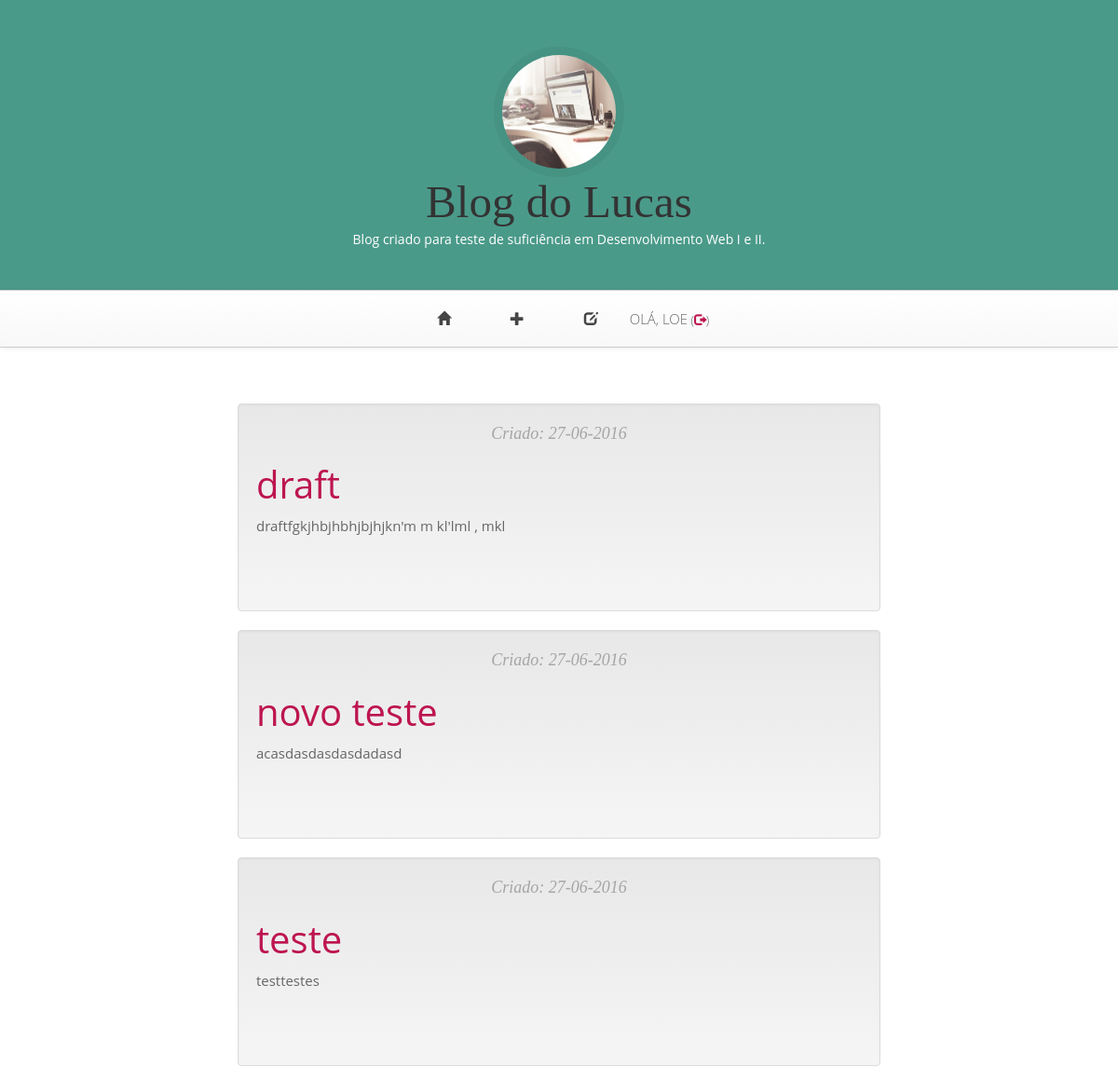
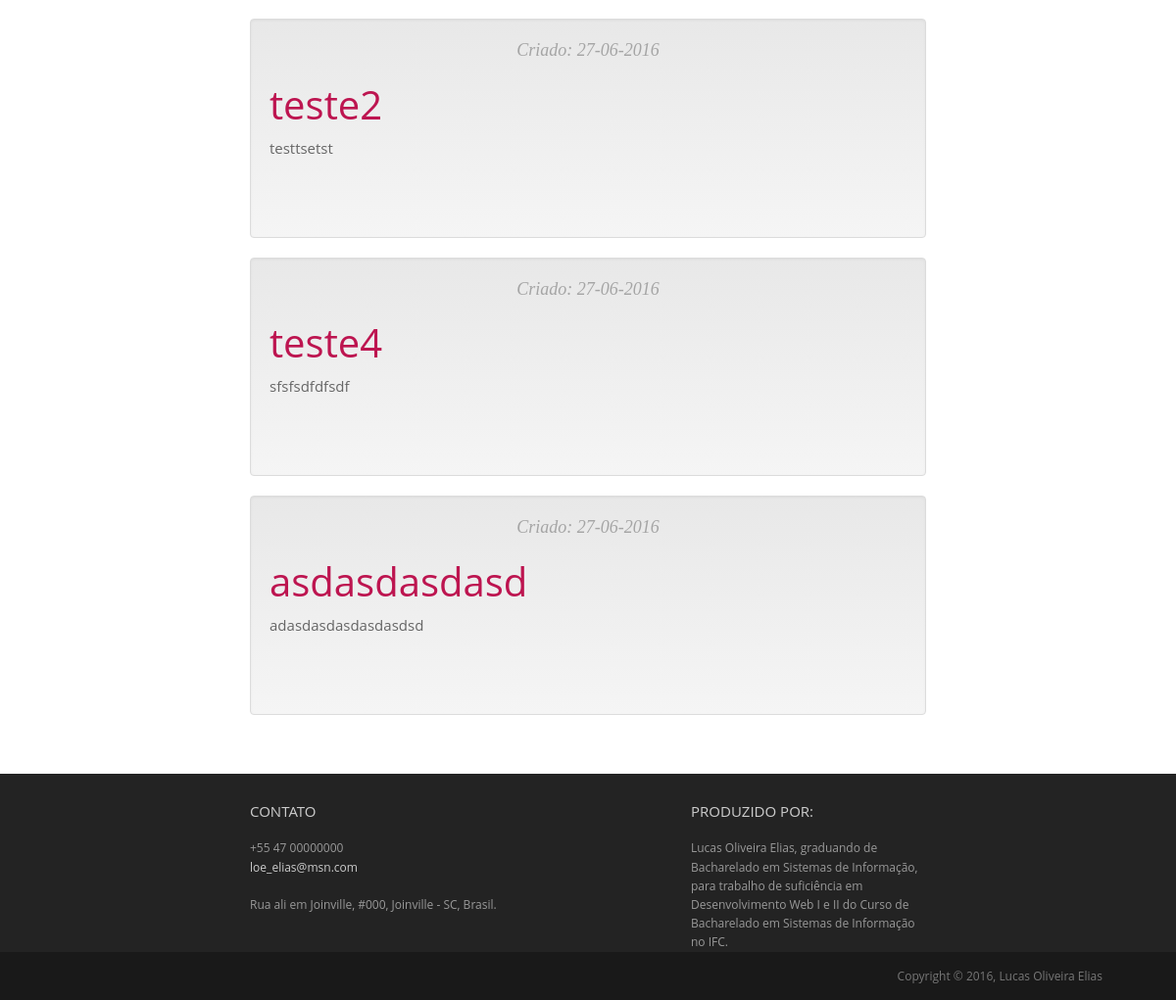
/drafts/ (signed in), run on an earlier commit of the app's database (2 pictures, top to bottom).
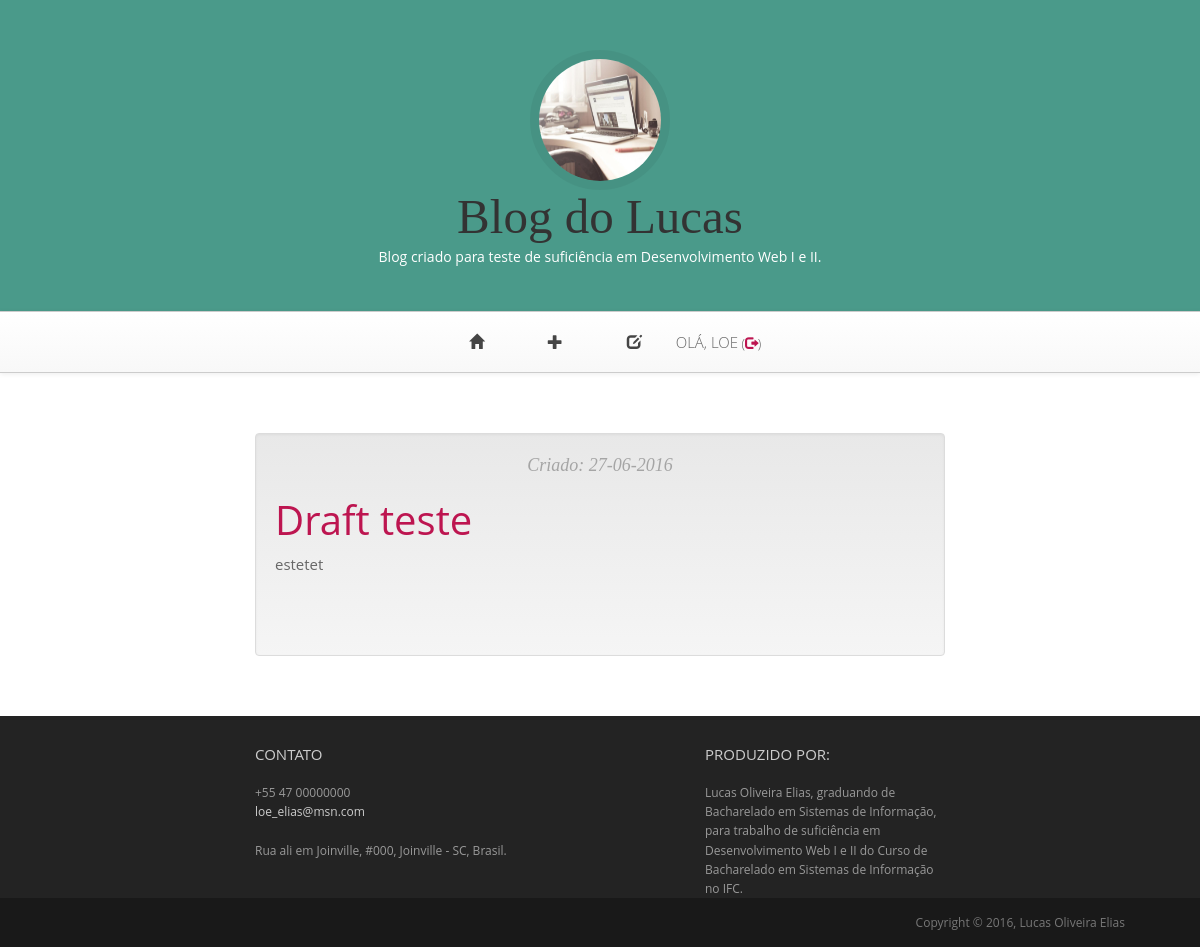
And on a later commit of the database.
### blog/models/postagens.py (models this page shows, shortened)
class Post(models.Model):
    autor = models.ForeignKey('auth.User')
    titulo = models.CharField(max_length=200)
    texto = models.TextField()
    data_criacao = models.DateTimeField(
        default=timezone.now)
    data_publicacao = models.DateTimeField(
        blank=True, null=True)

### blog/views/postagens.py (the view)
# urls.py: url(r'^drafts/$', views.post_draft_list, name='post_draft_list'),
@login_required
def post_draft_list(request):
    posts = Post.objects.filter(data_publicacao__isnull=True).order_by(
        'data_criacao')
    return render(request, 'blog/post_draft_list.html', {'posts': posts})

### blog/templates/blog/post_draft_list.html
{% extends 'blog/base.html' %}
{% block content %}
  {% for post in posts %}
    <article class="post">
      <article class="well" id="fade">
        <header class="entry-header">
          <div class="entry-meta">
            <span class="posted-on">
              <time class="entry-date">
                Criado: {{ post.data_criacao|date:'d-m-Y' }}
              </time>
            </span>
          </div>
          <h1>
            <a href="{% url 'post_detail' pk=post.pk %}">
              {{ post.titulo }}
            </a>
          </h1>
        </header>
        <div class="entry-content">
          <p>
            {{ post.texto|truncatechars:200 }}
          </p>
        </div>
      </article>
  {% endfor %}
{% endblock %}

### blog/templates/blog/base.html (shortened to what this page needs)
{% load staticfiles %}
<!DOCTYPE html SYSTEM "about:legacy-compat">
<html>
	<head>
		<link rel="stylesheet" type="text/css" href="https://maxcdn.bootstrapcdn.com/bootstrap/3.3.6/css/bootstrap.min.css">
		<link rel="stylesheet" href="https://maxcdn.bootstrapcdn.com/bootstrap/3.3.6/css/bootstrap-theme.min.css">
		<link rel="stylesheet" href="{% static 'css/blog.css' %}">
	</head>
	<body>
		<header id="header">
			<div id="head" class="parallax" parallax-speed="1">
				<h1 id="logo" class="text-center">
					<a href="/"></li><img class="img-circle" src="{% static 'images/mac.jpg' %}" alt=""></a>
					<span class="title">Blog do Lucas</span>
					<span class="tagline">Blog criado para teste de suficiência em Desenvolvimento Web I e II.</span>
				</h1>
			</div>
			<nav class="navbar navbar-default navbar-sticky">
				<div class="container-fluid">
					<div class="navbar-collapse collapse">
						<ul class="nav navbar-nav">
                <li><a href="{% url 'post_list' %}" class="top-menu"><span class="glyphicon glyphicon-home"></span></a></li>
							{% if user.is_authenticated %}
								<li><a href="{% url 'post_new' %}" class="top-menu"><span class="glyphicon glyphicon-plus"></span></a></li>
								<li><a href="{% url 'post_draft_list' %}" class="top-menu"><span class="glyphicon glyphicon-edit"></span></a></li>
								<li><p id="pnav" class="top-menu">Olá, {{ user.username }}<small> (<a href="{% url 'logout' %}" class="glyphicon glyphicon-log-out"></a>)</small></p></li>
							{% else %}
								<li><a href="{% url 'login' %}" class="top-menu"><span class="glyphicon glyphicon-lock"></span></a></li>
							{% endif %}
						</ul>
					</div>
				</div>
			</nav>
		</header>
		<main id="main">
			<div class="container">
				<div class="row topspace">
					<div class="col-sm-8 col-sm-offset-2">
						{% block content %}
						{% endblock %}
					</div>
				</div>
			</div>
		</main>
		<footer id="footer" class="topspace">
			<div class="container">
				<div class="row">
					<div class="col-md-5 col-md-offset-2 widget">
						<h3 class="widget-title">Contato</h3>
						<div class="widget-body">
							<p>+55 47 00000000<br>
								<a href="mailto:#">loe_elias@msn.com</a><br>
								<br>
								Rua ali em Joinville, #000, Joinville - SC, Brasil.
							</p>
						</div>
					</div>
					<div class="col-md-3 widget">
						<h3 class="widget-title">Produzido por:</h3>
						<div class="widget-body">
							<p>Lucas Oliveira Elias, graduando de Bacharelado em Sistemas de Informação,
                 para trabalho de suficiência em Desenvolvimento Web I e II do Curso de
                 Bacharelado em Sistemas de Informação no IFC.
               </p>
						</div>
					</div>
				</div>
			</div>
		</footer>
		<footer id="underfooter">
			<div class="container">
				<div class="row">
					<div class="col-md-3 col-md-offset-9 widget">
						<div class="widget-body">
							<p class="text-right">
								Copyright &copy; 2016, Lucas Oliveira Elias
							</p>
						</div>
					</div>
				</div>
			</div>
		</footer>
	</body>
</html>

### blog/static/css/blog.css (style rules this page uses)
html { font-size: 100%; }
body { font-size: 15px; font-size: 0.9375rem; font-family: "Open sans", Helvetica, Arial, sans-serif; color: #666666; padding: 0; }
.topspace { margin-top: 40px; }
.navbar { border-width: 1px 0; -webkit-border-radius: 0; -webkit-background-clip: padding-box; -moz-border-radius: 0; -moz-background-clip: padding; border-radius: 0; background-clip: padding-box; width: 100%; }
.navbar-collapse { -webkit-border-radius: 0; -webkit-background-clip: padding-box; -moz-border-radius: 0; -moz-background-clip: padding; border-radius: 0; background-clip: padding-box; font-family: "Open sans", Helvetica, Arial, sans-serif; font-weight: 300; text-transform: uppercase; }
.navbar-collapse .navbar-nav { float: none; margin: 0 auto; text-align: center; }
.navbar-collapse .navbar-nav > li { float: none; display: inline-block; }
.navbar-collapse .navbar-nav > li > a { padding: 20px 30px; }
.navbar-default { background-color: #ffffff; border-color: #cccccc; }
.navbar-default .navbar-nav > li > a { color: #454545; }
.navbar-default .navbar-collapse, .navbar-default .navbar-form { border-color: #cccccc; }
p { line-height: 1.6em; margin: 0 0 0 0; }
ul { line-height: 1.6em; margin: 0 0 30px 0; }
h1, h2, h3, h4, h5, h6, .h1, .h2, .h3, .h4, .h5, .h6 { font-family: "Open sans", Helvetica, Arial, sans-serif; font-weight: 400; color: #333333; }
h1 { font-size: 40px; font-size: 2.5rem; }
h3 { font-size: 30px; font-size: 1.875rem; }
a { color: #bd1550; }
#head { background: #4a9a8a top center; background-size: cover; color: #7C7C7C; padding: 30px 0 35px 0; }
#head img.img-circle { display: block; width: 140px; height: 140px; overflow: hidden; border: 9px solid rgba(0, 0, 0, 0.05); margin: 0 auto; }
#head .title { font-family: Alice, Georgia, serif; font-size: 49px; font-size: 3.0625rem; }
#head .tagline { display: block; font-size: 14px; font-size: 0.875rem; line-height: 1.2em; color: #FFFFFF; margin: 5px 0 0; }
img { max-width: 100%; }
.entry-header .entry-meta { text-align: center; font-family: Georgia, serif; font-size: 18px; font-size: 1.125rem; font-style: italic; font-weight: normal; color: #a5a5a5; margin: 0 0 15px 0; }
.entry-content { margin: 0 0 60px 0; }
#footer { background: #232323; padding: 30px 0 0 0; font-size: 12px; color: #999; }
#footer a { color: #ccc; }
#footer h3.widget-title { font-size: 15px; font-size: 0.9375rem; text-transform: uppercase; color: #ccc; margin: 0 0 20px; }
#underfooter { background: #191919; padding: 15px 0; color: #777; font-size: 12px; }
#underfooter p { margin: 0; }
@media (min-width: 1200px) { .container { max-width: 1080px; } }
#fade { opacity: 1; transition: opacity .25s ease-in-out; -moz-transition: opacity .25s ease-in-out; -webkit-transition: opacity .25s ease-in-out; }

What changed in the data, as far as the page shows it:
removed Post: data_criacao "27-06-2016", titulo "draft", texto "draftfgkjhbjhbhjbjhjkn'm m kl'lml , mkl"
removed Post: data_criacao "27-06-2016", titulo "novo teste", texto "acasdasdasdasdadasd"
removed Post: data_criacao "27-06-2016", titulo "teste", texto "testtestes"
removed Post: data_criacao "27-06-2016", titulo "teste2", texto "testtsetst"
removed Post: data_criacao "27-06-2016", titulo "teste4", texto "sfsfsdfdfsdf"
removed Post: data_criacao "27-06-2016", titulo "asdasdasdasd", texto "adasdasdasdasdasdsd"
added Post: data_criacao "27-06-2016", titulo "Draft teste", texto "estetet"
